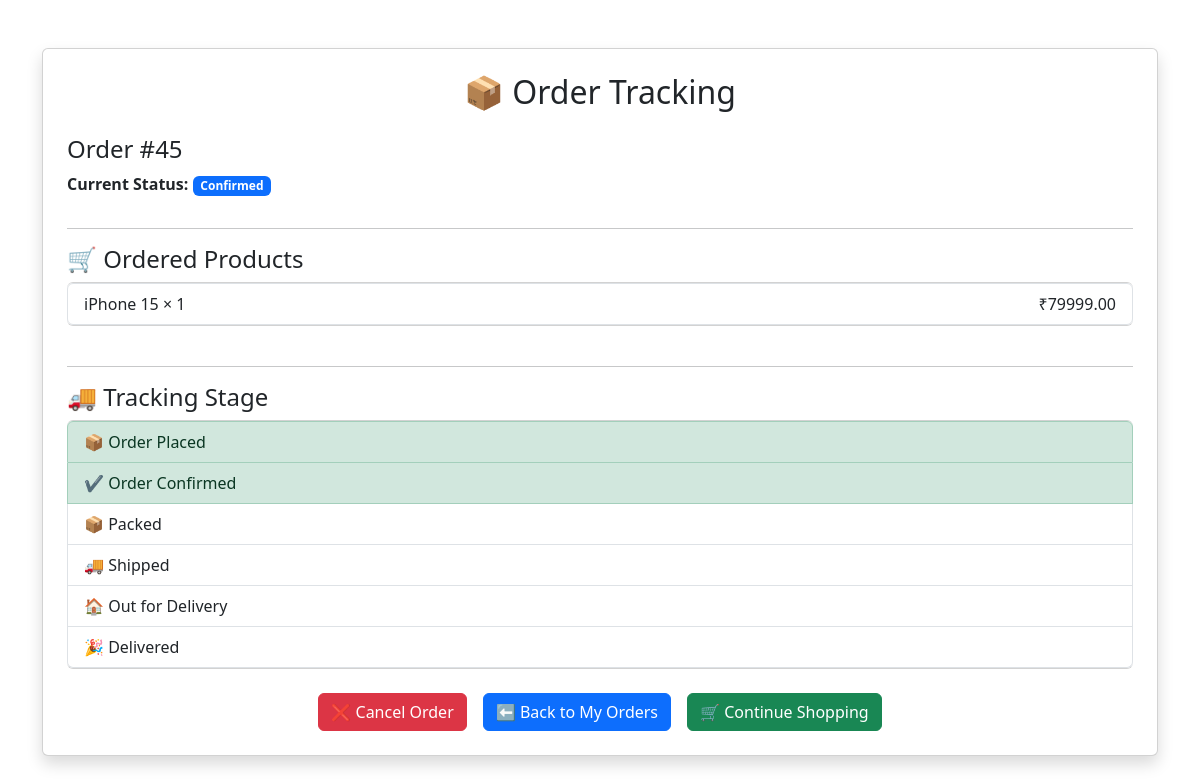
Screenshot of /order/45/ (signed in) with the database file from the repository.
### store/models.py (models this page shows, shortened)
class Order(models.Model):
    STATUS_CHOICES = (
        ('Pending', 'Pending'),
        ('Confirmed', 'Confirmed'),
        ('Shipped', 'Shipped'),
        ('Delivered', 'Delivered'),
        ('Cancelled', 'Cancelled'),
    )
    user = models.ForeignKey(
        User,
        on_delete=models.CASCADE
    )
    customer_name = models.CharField(
        max_length=100,
        blank=True,
        null=True,
        default=""
    )
    address = models.TextField(
        blank=True,
        null=True,
        default=""
    )
    phone = models.CharField(
        max_length=15,
        blank=True,
        null=True,
        default=""
    )
    payment_method = models.CharField(
        max_length=50,
        blank=True,
        null=True,
        default=""
    )
    created_at = models.DateTimeField(
        auto_now_add=True
    )
    status = models.CharField(
        max_length=20,
        choices=STATUS_CHOICES,
        default='Pending'
    )
    email = models.EmailField()

class OrderItem(models.Model):
    order = models.ForeignKey(
        Order,
        on_delete=models.CASCADE
    )
    product = models.ForeignKey(
        Product,
        on_delete=models.CASCADE
    )
    quantity = models.PositiveIntegerField()

class Product(models.Model):
    category = models.ForeignKey(
        Category,
        on_delete=models.CASCADE,
        null=True,
        blank=True
    )
    name = models.CharField(
        max_length=100
    )
    description = models.TextField()
    price = models.DecimalField(
        max_digits=10,
        decimal_places=2
    )
    image = models.ImageField(
        upload_to='products/',
        blank=True,
        null=True
    )
    stock = models.PositiveIntegerField(
        default=0
    )
    featured = models.BooleanField(
    default=False
)

### store/views.py (the view)
# urls.py: path("order/<int:order_id>/", views.order_detail, name="order_detail"),
@login_required
def order_detail(request, order_id):
    order = get_object_or_404(
        Order,
        id=order_id,
        user=request.user
    )
    total = 0
    for item in order.orderitem_set.all():
        total += item.product.price * item.quantity
    return render(
        request,
        'order_detail.html',
        {
            'order': order,
            'total': total,
        }
    )

### store/templates/order_detail.html (shortened to what this page needs)
<!DOCTYPE html>
<html>
<head>
    <link href="https://cdn.jsdelivr.net/npm/bootstrap@5.3.3/dist/css/bootstrap.min.css" rel="stylesheet">
</head>
<body>
<div class="container mt-5">
<div class="card shadow p-4">
<h2 class="text-center mb-4">
📦 Order Tracking
</h2>
<h4>
Order #{{ order.id }}
</h4>
<p>
<strong>Current Status:</strong>
{% if order.status == "Pending" %}
<span class="badge bg-warning text-dark">Pending</span>
{% elif order.status == "Confirmed" %}
<span class="badge bg-primary">Confirmed</span>
{% elif order.status == "Packed" %}
<span class="badge bg-info text-dark">Packed</span>
{% elif order.status == "Shipped" %}
<span class="badge bg-secondary">Shipped</span>
{% elif order.status == "Out for Delivery" %}
<span class="badge bg-dark">Out for Delivery</span>
{% elif order.status == "Delivered" %}
<span class="badge bg-success">Delivered</span>
{% else %}
<span class="badge bg-danger">Cancelled</span>
{% endif %}
</p>
<hr>
<h4>🛒 Ordered Products</h4>
<ul class="list-group mb-4">
{% for item in order.orderitem_set.all %}
<li class="list-group-item d-flex justify-content-between">
<span>
{{ item.product.name }} × {{ item.quantity }}
</span>
<span>
₹{{ item.product.price }}
</span>
</li>
{% endfor %}
</ul>
<hr>
<h4>🚚 Tracking Stage</h4>
<ul class="list-group">
<li class="list-group-item {% if order.status == 'Pending' or order.status == 'Confirmed' or order.status == 'Packed' or order.status == 'Shipped' or order.status == 'Out for Delivery' or order.status == 'Delivered' %}list-group-item-success{% endif %}">
📦 Order Placed
</li>
<li class="list-group-item {% if order.status == 'Confirmed' or order.status == 'Packed' or order.status == 'Shipped' or order.status == 'Out for Delivery' or order.status == 'Delivered' %}list-group-item-success{% endif %}">
✔ Order Confirmed
</li>
<li class="list-group-item {% if order.status == 'Packed' or order.status == 'Shipped' or order.status == 'Out for Delivery' or order.status == 'Delivered' %}list-group-item-success{% endif %}">
📦 Packed
</li>
<li class="list-group-item {% if order.status == 'Shipped' or order.status == 'Out for Delivery' or order.status == 'Delivered' %}list-group-item-success{% endif %}">
🚚 Shipped
</li>
<li class="list-group-item {% if order.status == 'Out for Delivery' or order.status == 'Delivered' %}list-group-item-success{% endif %}">
🏠 Out for Delivery
</li>
<li class="list-group-item {% if order.status == 'Delivered' %}list-group-item-success{% endif %}">
🎉 Delivered
</li>
</ul>
<div class="mt-4 d-flex justify-content-center gap-3 flex-wrap">
    {% if order.status == "Confirmed" %}
    <a href="{% url 'cancel_order' order.id %}"
       class="btn btn-danger"
       onclick="return confirm('Are you sure you want to cancel this order?');">
        ❌ Cancel Order
    </a>
    {% endif %}
    <a href="{% url 'my_orders' %}" class="btn btn-primary">
        ⬅ Back to My Orders
    </a>
    <a href="{% url 'home' %}" class="btn btn-success">
        🛒 Continue Shopping
    </a>
</div>
</div>
</div>
</body>
</html>

### rows the page displays
Order: id "45"
OrderItem: product.name "iPhone 15", quantity "1", product.price "79999.00"
